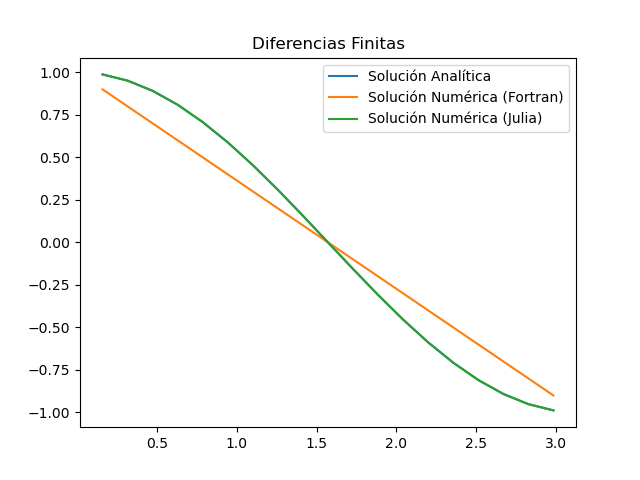

Reproduce this figure in Python.
import numpy as np
import matplotlib.pyplot as plt

# Carga los datos
input_data_py = np.loadtxt('resultados.dat', usecols=(0,1,2))
x = input_data_py[:,0]
y = input_data_py[:,1] # Solución numérica 
u = input_data_py[:,2] # Solución analítica
y2 = np.loadtxt('resultados-julia.csv')

# Hace la gráfica
fig, ax = plt.subplots()
ax.plot(x, u, label='Solución Analítica')
ax.plot(x, y, label='Solución Numérica (Fortran)')
ax.plot(x, y2, label='Solución Numérica (Julia)')
ax.legend()
ax.set_title('Diferencias Finitas')
ax.set_xlabel=('x')
ax.set_ylabel=('y')
plt.savefig('examen-02-plot.png')
